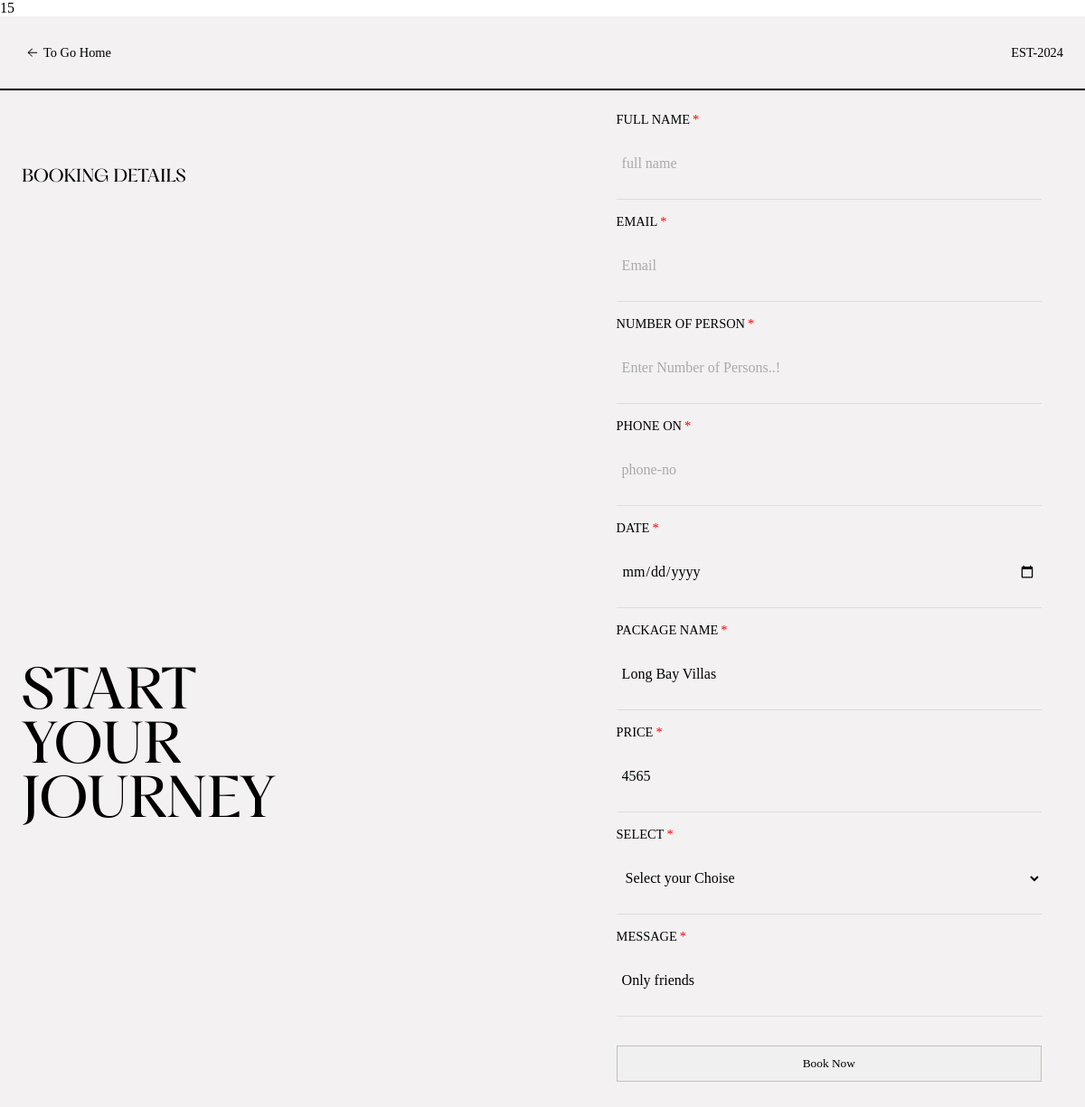
Screenshot of /International_book/book_form.php?Id=15 with the database file from the repository.
### tables this page shows
CREATE TABLE `create_intern_package` (
  `CIPackage_Id` int(50) NOT NULL,
  `Package_Name` varchar(100) NOT NULL,
  `Package_Type` varchar(50) NOT NULL,
  `Package_Location` varchar(100) NOT NULL,
  `Price` varchar(50) NOT NULL,
  `Package_Feature` varchar(300) NOT NULL,
  `Phone` varchar(20) NOT NULL,
  `Package_Image` varchar(100) NOT NULL,
  `City` varchar(50) NOT NULL,
  `Package_Details` varchar(300) NOT NULL
);

### International_book/book_form.php (the view, shortened to what this page needs)
<?php
include("../config/connection.php");
if (isset($_GET['Id'])) {
    $sql = "select * from create_intern_package where CIPackage_Id = " .  $_GET['Id'];
    $result = $conn->query($sql);
    $data = mysqli_fetch_assoc($result);
} else {
    echo "Invalid request..!";
    exit;
}
?>
<!DOCTYPE html>
<html lang="en">
<head>
    <link rel="stylesheet" href="../css/admin/hotel.css">
</head>
<body>
    <div class="signUpPage">
        <div class="nav">
          <h3 class="closeSignUp" style="align-items: center; justify-content: center; display: flex;">
        <a href="../homepage.php">to go Home</a></h3>
          <div class="nav-part1">
             <h3>est-2024</h3>
          </div>
        </div>
        <hr class="animated-hr" />
        <div class="signUpPage-part1">
          <div class="signUpPage-part11">
            <h3>Booking details</h3>
            <div class="signUpPage-bottom">
              <h1>Start <br> Your <br> Journey</h1>
            </div>
          </div>
          <div class="container">
            <form id="booking-form" action="pay_now.php?id=<?php echo $data['CIPackage_Id'] ?>" method="post">
              <label for="activity" class="required">full name</label>
              <input type="text" id="name" name="name" placeholder="full name" required>
              <label for="activity" class="required">email</label>
              <input type="email" id="email" name="email" placeholder="Email" required>
              <label for="activity" class="required">number of person</label>
              <input type="number" name="no_of_person" placeholder="Enter Number of Persons..!">
              <label for="activity" class="required">phone on</label>
              <input type="number" id="phone" name="Mobile_No" placeholder="phone-no" required>
              <label for="activity" class="required">date</label>
              <input type="date" id="date" name="date" required>
              <label for="activity" class="required">package name</label>
              <input id="name" name="package_name" value="<?php echo $data['Package_Name'] ?>" readonly>
              <label for="activity" class="required">Price</label>
              <input id="number" name="Price" value="<?php echo $data['Price'] ?>" readonly>
              <label for="activity" class="required">select</label>
              <select class="submitButton2" id="destination" name="destination" required>
                <option value="">Select your Choise</option>
               </select>
              <label for="password" class="required">Message</label>
              <input id="name" name="Package_Type" placeholder="Couple Package" value="<?php echo $data['Package_Type'] ?>" readonly>
              <button class="submitButton" type="submit" class="submit-btn" name="">Book Now</button>
            </form>
          </div>
        </div>
      </div>
</body>
</html>

### css/admin/hotel.css (style rules this page uses)
* { padding: 0%; margin: 0%; box-sizing: border-box; font-weight: 400; font-family: Aeonik; }
html, body { height: 100%; width: 100%; overflow-x: hidden; }
.signUpPage { width: 100%; min-height: 10vh; background-color: #f3f1f1; }
.signUpPage .nav { width: 100%; height: 10vh; display: flex; justify-content: space-between; align-items: center; text-transform: capitalize; padding: 2vw; }
.signUpPage .nav h3 { font-size: 1.2vw; cursor: pointer; }
.signUpPage .nav-part1 { display: flex; align-items: center; gap: 10px; }
.signUpPage .nav-part1 h3 { text-transform: uppercase; cursor: pointer; }
.signUpPage-part1 { width: 100%; position: relative; min-height: 100vh; display: flex; justify-content: space-between; padding: 0 2vw; }
.signUpPage-part11 { width: 50%; height: 100%; flex-direction: column; }
.signUpPage-part11 h3 { margin-top: 10vh; font-family: pp; overflow: hidden; opacity: 1; text-transform: uppercase; }
.signUpPage-bottom { width: 50%; text-align: left; align-items: center; position: absolute; bottom: 0%; margin-bottom: 40vh; }
.signUpPage-bottom h1 { font-weight: 200; font-family: pp; line-height: 1; text-transform: uppercase; font-size: 5vw; opacity: 1; }
.signUpPage .container { padding: 2vw; height: 100%; width: 45%; }
.signUpPage label { display: block; text-transform: uppercase; font-size: 1.2vw; opacity: 1; }
.signUpPage .container input, select, textarea { width: 100%; height: 10vh; padding: 0.5vw; margin-bottom: 2vh; border: none; font-weight: 400; border-bottom: 1px solid #ddd; box-sizing: border-box; outline: none; font-size: 16px; background-color: #f3f1f1; transition: border-color 0.3s ease; opacity: 1; }
.animated-hr { width: 100%; border: 1px solid black; }
.container form { opacity: 1; }
.required::after { content: "*"; color: red; margin-left: 3px; }
.signUpPage ::placeholder { color: #aaa; font-weight: 400; }
.signUpPage button { width: 100%; height: 5vh; background-color: #f0f0f0; margin: 2vh 0; cursor: pointer; opacity: 1; border: 1px solid silver; }
a { text-decoration: none; color: black; }

### rows the page displays
create_intern_package: package_name "Long Bay Villas", Price "4565", Package_Type "Only friends"
